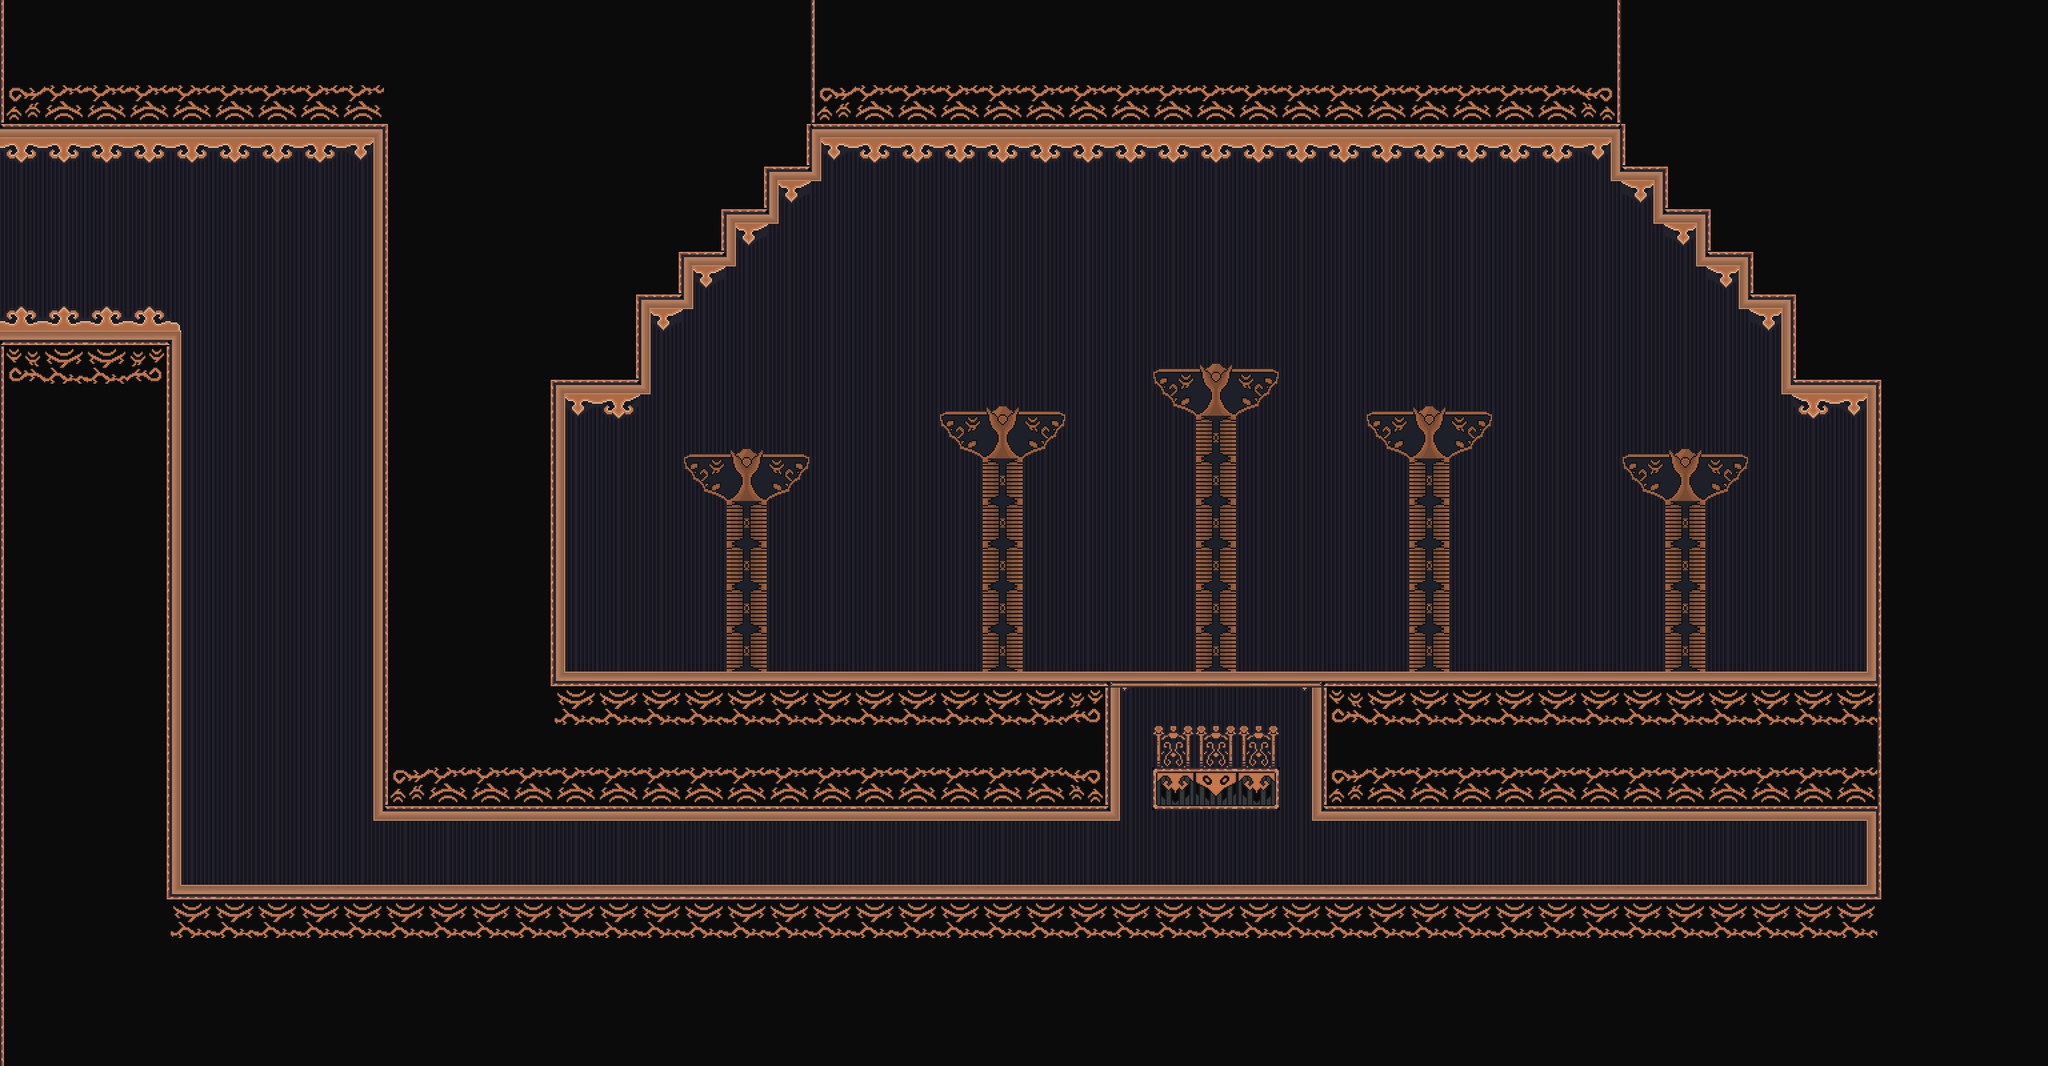

A 2D game scene composited from a Tiled map and its tileset images. What follows is a short description and the map's XML, with each tile layer's data collapsed to a summary:
An orthogonal 48x25 tile map with 64x64 px tiles, 5 tile layers (BG, BG details, FG, Platforms, ...), 4 tilesets and 11 objects (5x player, 3x butterfly, lace, Data, bench).

<map version="1.10" tiledversion="1.11.0" orientation="orthogonal" renderorder="right-down" width="48" height="25" tilewidth="64" tileheight="64" infinite="0" nextlayerid="9" nextobjectid="17">
 <tileset firstgid="1" source="../tilesets/lace_tiles.tsx" />
 <tileset firstgid="31" source="../tilesets/platforms.tsx" />
 <tileset firstgid="55" source="../tilesets/objects.tsx" />
 <tileset firstgid="94" source="../tilesets/lace_tileset_bg.tsx" />
 <objectgroup id="5" name="Enemies">
  <object id="3" name="lace" x="1651.17" y="918.5" width="58" height="64" />
  <object id="4" name="butterfly" x="1360.17" y="880.5" width="58" height="64" />
  <object id="5" name="butterfly" x="1660.67" y="880.33" width="58" height="64" />
  <object id="6" name="butterfly" x="1510" y="830.67" width="58" height="64" />
 </objectgroup>
 <objectgroup id="2" name="Data">
  <object id="1" name="Data" x="7.39394" y="4.36364" width="64" height="64" visible="0">
   <properties>
    <property name="bg_color" value="#181818" />
    <property name="next_room_down" value="death" />
    <property name="next_room_left" value="2" />
    <property name="next_room_right" value="9" />
    <property name="next_room_up" value="9" />
    <property name="top_limit" type="int" value="0" />
   </properties>
  </object>
 </objectgroup>
 <layer id="6" name="BG" width="48" height="25">
  <data>[1200 cells, 553 non-empty, 22 distinct tile ids]</data>
 </layer>
 <layer id="7" name="BG details" width="48" height="25" offsetx="0" offsety="-16">
  <data>[1200 cells, 54 non-empty, 7 distinct tile ids]</data>
 </layer>
 <layer id="8" name="FG" width="48" height="25">
  <data>[1200 cells, 3 non-empty, 1 distinct tile ids]</data>
 </layer>
 <layer id="4" name="Platforms" width="48" height="25">
  <properties>
   <property name="unskippable" type="bool" value="true" />
  </properties>
  <data>[1200 cells, 5 non-empty, 3 distinct tile ids]</data>
 </layer>
 <layer id="1" name="Terrain" width="48" height="25">
  <data>[1200 cells, 649 non-empty, 19 distinct tile ids]</data>
 </layer>
 <objectgroup id="3" name="Objects">
  <object id="8" name="player" gid="85" x="-18.97" y="528" width="96" height="96">
   <properties>
    <property name="spawn" value="left" />
   </properties>
  </object>
  <object id="9" name="player" gid="85" x="-19.3333" y="528" width="96" height="96">
   <properties>
    <property name="spawn" value="right" />
   </properties>
  </object>
  <object id="10" name="player" gid="85" x="-18.6667" y="528" width="96" height="96">
   <properties>
    <property name="spawn" value="up" />
   </properties>
  </object>
  <object id="11" name="player" gid="85" x="-18" y="528" width="96" height="96">
   <properties>
    <property name="spawn" value="down" />
   </properties>
  </object>
  <object id="15" name="bench" gid="91" x="2675.04" y="1331.57" width="70" height="38" />
  <object id="16" name="player" gid="85" x="2669.21" y="1358.65" width="96" height="96">
   <properties>
    <property name="spawn" value="bench" />
   </properties>
  </object>
 </objectgroup>
</map>
